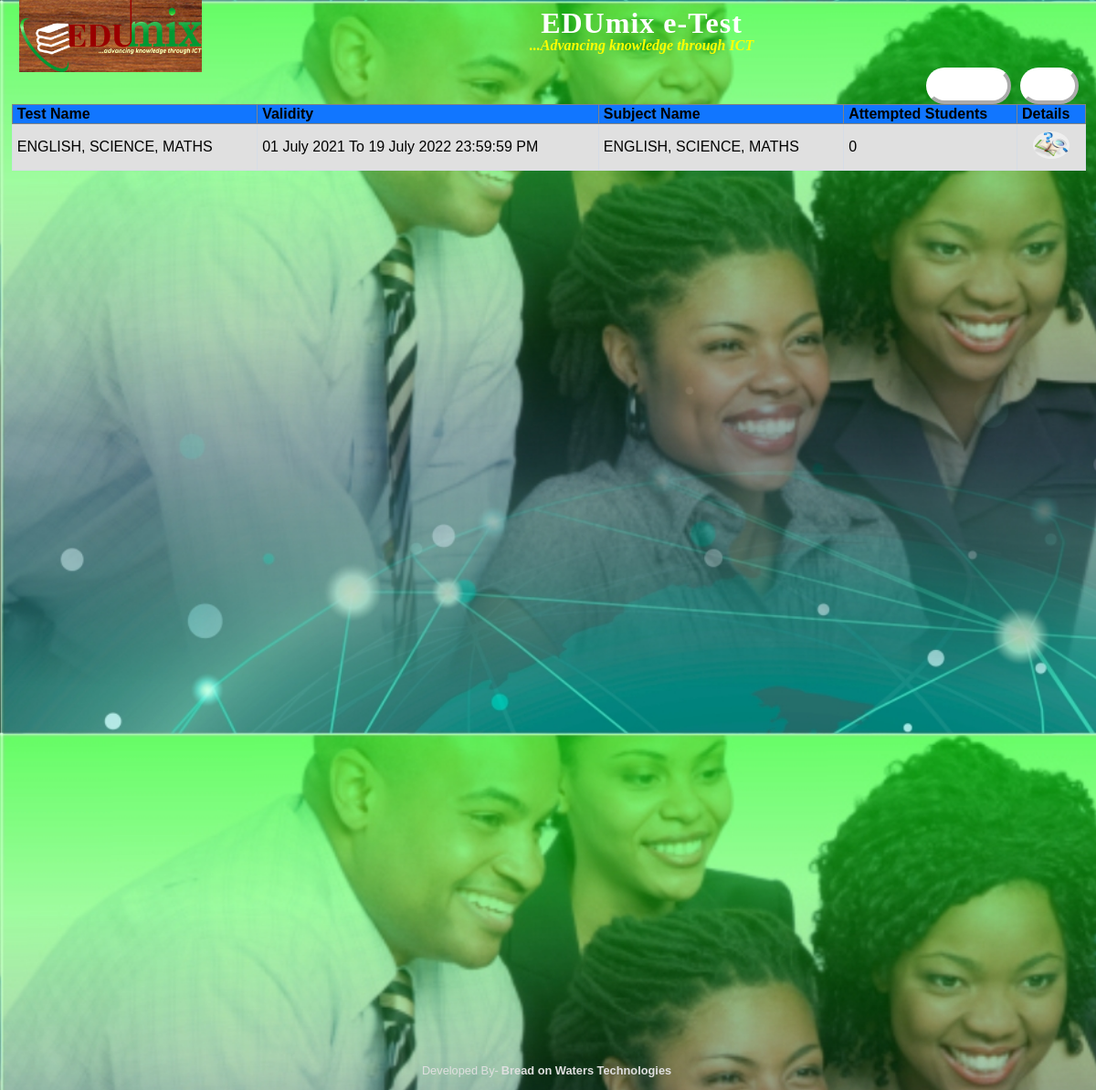
Page /admin/rsltmng.php (signed in) on the committed database.
### tables this page shows
CREATE TABLE `test` (
  `testid` bigint(20) NOT NULL,
  `testname` varchar(30) NOT NULL,
  `testdesc` varchar(100) DEFAULT NULL,
  `testdate` date DEFAULT NULL,
  `testtime` time DEFAULT NULL,
  `subid` int(11) DEFAULT NULL,
  `testfrom` timestamp NOT NULL DEFAULT current_timestamp(),
  `testto` timestamp NOT NULL DEFAULT '0000-00-00 00:00:00',
  `duration` int(11) DEFAULT NULL,
  `totalquestions` int(11) DEFAULT NULL,
  `attemptedstudents` bigint(20) DEFAULT NULL,
  `testcode` varchar(40) NOT NULL,
  `tcid` bigint(20) DEFAULT NULL,
  PRIMARY KEY (`testid`),
  UNIQUE KEY `testname` (`testname`),
  KEY `test_fk1` (`subid`),
  KEY `test_fk2` (`tcid`),
  CONSTRAINT `test_fk1` FOREIGN KEY (`subid`) REFERENCES `subject` (`subid`),
  CONSTRAINT `test_fk2` FOREIGN KEY (`tcid`) REFERENCES `testconductor` (`tcid`)
);

CREATE TABLE `subject` (
  `subid` int(11) NOT NULL,
  `subname` varchar(40) DEFAULT NULL,
  `subdesc` varchar(100) DEFAULT NULL,
  `tcid` bigint(20) DEFAULT NULL,
  PRIMARY KEY (`subid`),
  UNIQUE KEY `subname` (`subname`),
  KEY `subject_fk1` (`tcid`),
  CONSTRAINT `subject_fk1` FOREIGN KEY (`tcid`) REFERENCES `testconductor` (`tcid`)
);

### oesdb.php (called while the page is built, shortened)
<?php
function executeQuery($query)
{
$conn = mysqli_connect("localhost","root","","oes") or die("Connection problem.");
    $result=mysqli_query($conn,$query);
    if(!$result){
        $message="Error while executing query.<br/>Mysql Error: ";
   }   else{
        return $result;
}
}
?>

### admin/rsltmng.php (the view, shortened to what this page needs)
<?php
include_once '../oesdb.php';
?>
<html>
    <head>
        <link rel="stylesheet" type="text/css" href="../oes.css"/>
    </head>
    <body>
        <div id="container">
            <div class="header">
                <img style="margin:10px 2px 2px 10px;float:left;" height="80" width="200" src="../images/logo.gif" alt="OYO e-Test"/><h4 style="color:#ffff00;text-align:center;margin:20px 10px 5px 5px;"><span class="headtext">  EDUmix e-Test </span><br/><i>...Advancing knowledge through ICT</i></h4>
            </div>
            <form name="rsltmng" action="rsltmng.php" method="post">
                <div class="menubar">
                    <ul id="menu">
                        <?php if(isset($_SESSION['admname'])) {
                            ?>
                        <li><input type="submit" value="LogOut" name="logout" class="subbtn" title="Log Out"/></li>
                            <?php  if(isset($_REQUEST['testid'])) { ?>
                        <li><input type="submit" value="Back" name="back" class="subbtn" title="Manage Results"/></li>
                            <?php }else { ?>
                        <li><input type="submit" value="DashBoard" name="dashboard" class="subbtn" title="Dash Board"/></li>
                            <?php } ?>
                    </ul>
                </div>
                <div class="page">
                        <?php
                        if(isset($_REQUEST['testid'])) {
                            $result=executeQuery("select t.testname,DATE_FORMAT(t.testfrom,'%d %M %Y') as fromdate,DATE_FORMAT(t.testto,'%d %M %Y %H:%i:%S') as todate,sub.subname,IFNULL((select sum(marks) from question where testid=".$_REQUEST['testid']."),0) as maxmarks from test as t, subject as sub where sub.subid=t.subid and t.testid=".$_REQUEST['testid'].";") ;
                            if(mysqli_num_rows($result)!=0) {
                                $r=mysqli_fetch_array($result);
                                ?>
                    <table cellpadding="20" cellspacing="30" border="0" style="background:#ffffff url(../images/page.gif);text-align:left;line-height:20px;">
                        <tr>
                            <td colspan="2"><h3 style="color:#0000cc;text-align:center;">Test Summary</h3></td>
                        </tr>
                        <tr>
                            <td colspan="2" ><hr style="color:#ff0000;border-width:4px;"/></td>
                        </tr>
                        <tr>
                            <td>Test Name</td>
                            <td>
	<?php echo htmlspecialchars_decode($r['testname'],ENT_QUOTES); ?></td>
                        </tr>
                        <tr>
                            <td>Subject Name</td>
                            <td>
	<?php echo htmlspecialchars_decode($r['subname'],ENT_QUOTES); ?></td>
                        </tr>
                        <tr>
                            <td>Validity</td>
                            <td>
	<?php echo $r['fromdate']." To ".$r['todate']; ?></td>
                        </tr>
                        <tr>
                            <td>Max. Marks</td>
                            <td>
	<?php echo $r['maxmarks']; ?></td>
                        </tr>
                        <tr><td colspan="2"><hr style="color:#ff0000;border-width:2px;"/></td></tr>
                        <tr>
                            <td colspan="2"><h3 style="color:#0000cc;text-align:center;">Attempted Students</h3></td>
                        </tr>
                        <tr>
                            <td colspan="2" ><hr style="color:#ff0000;border-width:4px;"/></td>
                        </tr>
                    </table>
                                <?php
                                $result1=executeQuery("select s.stdname,s.emailid,IFNULL((select sum(q.marks) from studentquestion as sq,question as q where q.qnid=sq.qnid and sq.testid=".$_REQUEST['testid']." and sq.stdid=st.stdid and sq.stdanswer=q.correctanswer),0) as om from studenttest as st, student as s where s.stdid=st.stdid and st.testid=".$_REQUEST['testid'].";" );
                                if(mysqli_num_rows($result1)==0) {
                                    echo"<h3 style=\"color:#0000cc;text-align:center;\">No Students Yet Attempted this Test!</h3>";
                                }
                                else {
                                    ?>
                    <table cellpadding="30" cellspacing="10" class="datatable">
                        <tr>
                            <th>Student Name</th>
                            <th>Email-ID</th>
                            <th>Obtained Marks</th>
                        </tr>
                                        <?php
                                        while($r1=mysqli_fetch_array($result1)) {
                                            ?>
                        <tr>
                            <td>
	<?php echo htmlspecialchars_decode($r1['stdname'],ENT_QUOTES); ?></td>
                            <td>
	<?php echo htmlspecialchars_decode($r1['emailid'],ENT_QUOTES); ?></td>
                            <td>
	<?php echo $r1['om']; ?></td>
                            <td>
	<?php echo (($r1['om']/$r['maxmarks'])*100)." %"; ?></td>
                        </tr>
                                        <?php
                                        }
                                    }
                                }
                                else {
                                    echo"<h3 style=\"color:#0000cc;text-align:center;\">Something went wrong. Please logout and Try again.</h3>";
                                }
                                ?>
                    </table>
                        <?php
                        }
                        else {
                            $result=executeQuery("select t.testid,t.testname,DATE_FORMAT(t.testfrom,'%d %M %Y') as fromdate,DATE_FORMAT(t.testto,'%d %M %Y %H:%i:%S') as todate,sub.subname,(select count(stdid) from studenttest where testid=t.testid) as attemptedstudents from test as t, subject as sub where sub.subid=t.subid;");
                            if(mysqli_num_rows($result)==0) {
                                echo "<h3 style=\"color:#0000cc;text-align:center;\">No Tests Yet...!</h3>";
                            }
                            else {
                                $i=0;
                                ?>
                    <table cellpadding="30" cellspacing="10" class="datatable">
                        <tr>
                            <th>Test Name</th>
                            <th>Validity</th>
                            <th>Subject Name</th>
                            <th>Attempted Students</th>
                            <th>Details</th>
                        </tr>
            <?php
                                    while($r=mysqli_fetch_array($result)) {
                                        $i=$i+1;
                                        if($i%2==0) {
                                            echo "<tr class=\"alt\">";
                                        }
                                        else { echo "<tr>";}
                                        echo "<td>".htmlspecialchars_decode($r['testname'],ENT_QUOTES)."</td><td>".$r['fromdate']." To ".$r['todate']." PM </td>"
                                            ."<td>".htmlspecialchars_decode($r['subname'],ENT_QUOTES)."</td><td>".$r['attemptedstudents']."</td>"
                                            ."<td class=\"tddata\"><a title=\"Details\" href=\"rsltmng.php?testid=".$r['testid']."\"><img src=\"../images/detail.png\" height=\"30\" width=\"40\" alt=\"Details\" /></a></td></tr>";
                                    }
                                    ?>
                    </table>
        <?php
                            }
                        }
                    }
                    ?>
                </div>
            </form>
      </div>
  </body>
           <div id="footer">
          <p> Developed By-<b>Bread on Waters Technologies</b><br/> </p>
      </div>
</html>

### oes.css (style rules this page uses)
* { margin: 2; padding: 1; }
input { border-radius:20px; }
body { background:url(images/back.jpg) repeat; background-size:cover; }
#container { width:100%; height:100%; margin:0px 0% 0px 0%; }
.header { background: url("images/header.png") repeat-x; height:7em; margin-top:-20px; margin-bottom:-1.8em; }
.headtext { padding:10px 0 0 0; font-size:200%; color:#ffffff; line-height:1em; letter-spacing:1px; margin-top:50px; font-weight:bolder; }
.menubar { background:transparent; height:0.1em; margin-bottom:0; }
.subbtn { font-family:verdana,arial,geneva; background:#ffffff url("images/btn.jpg"); font-size:1em; color:#ffffff; border-color:#ffffff; border-width:4px; border-style:outset; height:40px; width:auto; padding-left:2px; padding-right:2px; }
table { float:left; margin-top:-2px; border:1px; font-family: 'Exo', sans-serif; font-size:1.1em; margin-left:auto; margin-right:auto; text-align:center; border-radius:10px; }
#menu li { list-style-type:none; display:inline; float:right; margin-top:-10px; margin-bottom:-1px; }
#footer { background:url(images/header.png) repeat-x; height:1.9em; text-align:center; padding:10px 5px 5px 5px; font-family:verdana,sans-serif; font-size:0.8em; color:#e0e0e0; margin-top:350px; }
.datatable { border: 1px solid #D6DDE6; border-collapse: collapse; text-align:left; width: 100%; font-size:1em; }
.datatable td { border: 1px solid #D6DDE6; padding: 0.3em; }
.datatable .tddata { text-align:center; margin-left:auto; margin-right:auto; }
.tddata a:link,.tddata a:visited { color:white; text-decoration:none; }
.datatable th { border: 1px solid #828282; background-color: #1176ff; font-weight: bold; text-align:left; padding-left: 0.3em; }
.datatable tr { background-color: #e0e0e0; color: #000000; }

### rows in the picture
test: testname "ENGLISH, SCIENCE, MATHS", fromdate "01 July 2021", todate "19 July 2022 23:59:59", subid.subname "ENGLISH, SCIENCE, MATHS", attemptedstudents "0"
